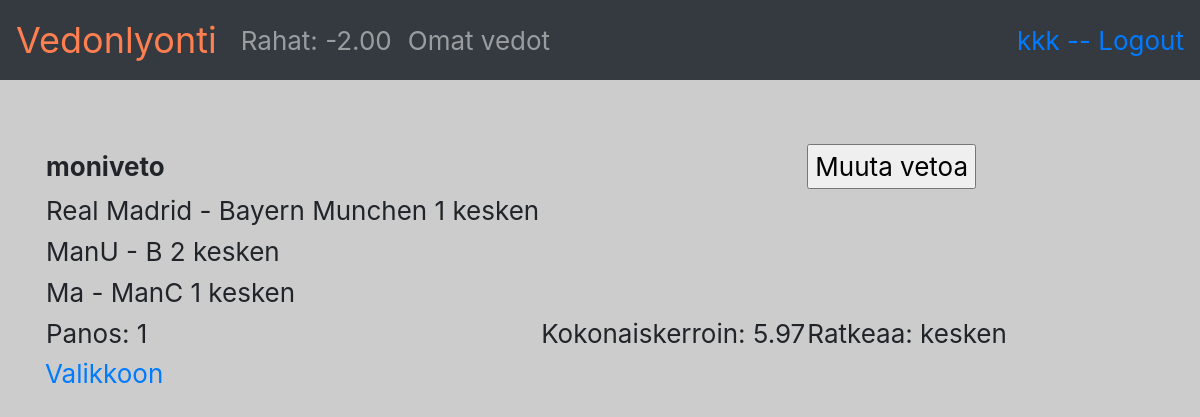
The page /vedot (signed in) on the database as committed earlier.
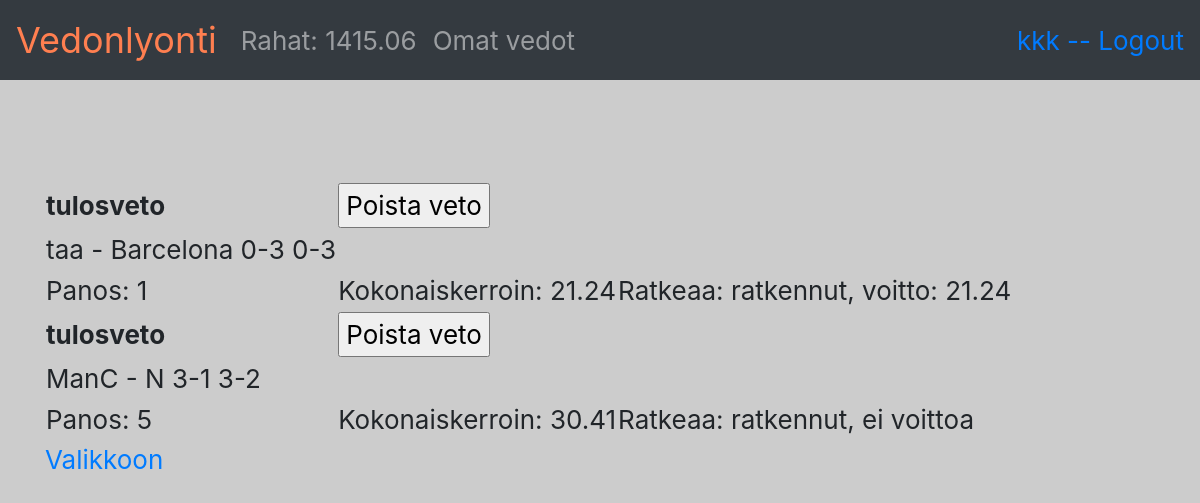
The same page on the database as committed later.
### application/auth/models.py (models this page shows, shortened)
class User(Base):
    __tablename__ = "account"
    name = db.Column(db.String(144), nullable=False)
    username = db.Column(db.String(144), nullable=False)
    password = db.Column(db.String(144), nullable=False)
    rahat = db.Column(db.DECIMAL, nullable=False)
    def getRahat(self):
        return ("%.2f" % self.rahat)
    @staticmethod
    def find_vedot_byUser(user_id):
        stmt = text("SELECT id, panos, kerroin, voitto FROM veto"
                     " WHERE veto.account_id = :id"
                     ).params(id=user_id)
        res = db.engine.execute(stmt)
        response = []
        for row in res:
            v = []
            row3 = []
            active = 0
            ker = row[2]
            ker = ("%.2f" % ker)
            stmt2 = text("SELECT name, veikkaus, veto_id, tapahtuma_id FROM tapahtumaveto"
                     " WHERE tapahtumaveto.veto_id = :id"
                     ).params(id=row[0]) #veto.id
            res2 = db.engine.execute(stmt2)
            ratk = datetime.now()-timedelta(minutes = 60)
            nimi = ""
            for row2 in res2:
                nimi = row2[0]
                stmt3 = text("SELECT koti, vieras, tulos, date_expire, active FROM tapahtuma"
                     " WHERE tapahtuma.id = :id"
                     ).params(id=row2[3]) #tapahtumaveto.tapahtuma_id
                res3 = db.engine.execute(stmt3)
                for data in res3:
                    row3 = data
                if (len(row3) > 4):
                    if (str(row3[4]) == "1"):
                        active = 1
                    uratk = datetime.strptime(str(row3[3]), '%Y-%m-%d %H:%M:%S.%f')
                    if uratk > ratk:
                        ratk = uratk
                v.append({"veikkaus":row2[1], "koti":row3[0], "vieras":row3[1], "tulos":row3[2]})
            if (ratk < datetime.now()):
                if (row3[2] == "kesken"):
                    ratk = "kesken"
                else:
                    ratk = "ratkennut"
                    if (int(row[3]) > 0):
                        ratk += ", voitto: "
                        ratk += str(row[3])
                    else:
                        ratk += ", ei voittoa"
            else :
                ratk = str(str(ratk)[0:16])
            response.append({"id":row[0], "nimi": nimi, "tapahtumavedot": v, "panos":row[1] , "kerroin":ker, "ratkeaa":ratk, "active":active})
        return response

### application/tapahtumaveto/models.py (models this page shows, shortened)
class Tapahtumaveto(Base):
    veikkaus = db.Column(db.String, nullable=False) #1, X, 2, 3-1, 2-2
    name = db.Column(db.String, nullable=False) #pitkaveto, tulosveto
    veto_id = db.Column(db.Integer, db.ForeignKey('veto.id'),
                           nullable=False)
    tapahtuma_id = db.Column(db.Integer, db.ForeignKey('tapahtuma.id'),
                           nullable=False)

### application/tapahtuma/models.py (models this page shows, shortened)
class Tapahtuma(Base):
    koti = db.Column(db.String, nullable=False)
    vieras = db.Column(db.String, nullable=False)
    kerroin1 = db.Column(db.DECIMAL, nullable=False)
    kerroinx = db.Column(db.DECIMAL, nullable=False)
    kerroin2 = db.Column(db.DECIMAL, nullable=False)
    laji_id = db.Column(db.Integer, db.ForeignKey('laji.id'),
                           nullable=False)
    date_expire = db.Column(db.DateTime)
    active = db.Column(db.Boolean, nullable= False)
    tulos = db.Column(db.String, nullable=False)

### application/veto/views.py (the view)
@app.route("/vedot", methods=["GET"])
def vedot_index():
    return render_template("vedot/vedot.html", vedot=User.find_vedot_byUser(current_user.id))

### application/__init__.py (called while the page is built)
@login_manager.user_loader
def load_user(user_id):
    return User.query.get(user_id)

### application/templates/vedot/vedot.html
{% extends "layout.html" %}
{% block body %}
<table>
{% for veto in vedot %}
        <tr>
            <td><b>{{ veto.nimi }}</td>
            <td>
            {% if veto.active == 0 %}
            <form method="POST" action="{{ url_for('delete_veto', veto_id=veto.id) }}">
                <input type="submit" value="Poista veto"/>
                  </form>
                  {% endif %}
                  </td>
                  <td>
                    {% if veto.active == 1 %}
                    <form method="POST" action="{{ url_for('update_veto', veto_id=veto.id, name=veto.nimi) }}">
                        <input type="submit" value="Muuta vetoa"/>
                          </form>
                          {% endif %}
                          </td>
        </tr>
            {% for tapahtuma in veto.tapahtumavedot %}
            <tr>
          <td>{{ tapahtuma.koti }} - {{ tapahtuma.vieras }}     {{ tapahtuma.veikkaus }}    {{ tapahtuma.tulos }}</td>
          <td></td>
          </tr>
          {% endfor %}
          <tr>
          <td>Panos: {{ veto.panos }}</td>
          <br>
          <td>Kokonaiskerroin: {{ veto.kerroin }}</td>
          <td>Ratkeaa: {{ veto.ratkeaa }}</td>
          </tr>
          {% endfor %}
          </table>
<a href="{{ url_for('index') }}">Valikkoon</a>
{% endblock %}

### application/templates/layout.html (shortened to what this page needs)
<!DOCTYPE html>
<html>
  <head>
    <link rel="stylesheet" href="https://maxcdn.bootstrapcdn.com/bootstrap/4.0.0/css/bootstrap.min.css">
  </head>
  <body style="background-color: #cccccc !important; font-size: 26px !important;">
    <nav class="navbar navbar-expand-md navbar-dark bg-dark mb-4">
<a class="navbar-brand" href="{{ url_for('index')}}" style="color: coral !important; font-size: 36px !important;">Vedonlyonti</a>
<div class="collapse navbar-collapse" id="navbarCollapse">
        <ul class="navbar-nav mr-auto">
          <li class="nav-item">
              {% if current_user.is_authenticated %}
            <a class="nav-link" href="{{ url_for('tilitapahtumat_index') }} ">Rahat: {{ current_user.getRahat() }}</a>
          {% endif %}
          </li>
          <li class="nav-item">
            {% if current_user.is_authenticated %}
            <a class="nav-link" href="{{ url_for('vedot_index') }} ">Omat vedot</a>
          {% endif %}
          </li>
        </ul>
        <div class="form-inline mt-2 mt-md-0">
    {% if current_user.is_authenticated %}
    <a href="{{ url_for('auth_logout') }}">{{ current_user.name }} -- Logout</a>
    {% else %}
    <a href="{{ url_for('auth_login') }}">Login</a>
    {% endif %}
        </div>
</div>
    </nav>
    <main role="main" class="container">
{% block body %}{% endblock %}
    </main>
  </body>
</html>

Rows that differ between the two databases and show on the page:
removed Tapahtumaveto: nimi "moniveto", panos "1", kerroin "5.97", ratkeaa "kesken"
removed Tapahtuma: koti "Real Madrid", vieras "Bayern Munchen", veikkaus "1", tulos "kesken"
removed Tapahtuma: koti "ManU", vieras "B", veikkaus "2", tulos "kesken"
removed Tapahtuma: koti "Ma", vieras "ManC", veikkaus "1", tulos "kesken"
changed User "kkk": getRahat "-2.00" → "1415.06"
added Tapahtumaveto: nimi "tulosveto", veikkaus "0-3", panos "1", kerroin "21.24", ratkeaa "ratkennut, voitto: 21.24"
added Tapahtuma: koti "taa", vieras "Barcelona", tulos "0-3"
added Tapahtumaveto: nimi "tulosveto", vieras "N", veikkaus "3-1", panos "5", kerroin "30.41", ratkeaa "ratkennut, ei voittoa"
added Tapahtuma: koti "ManC", tulos "3-2"
